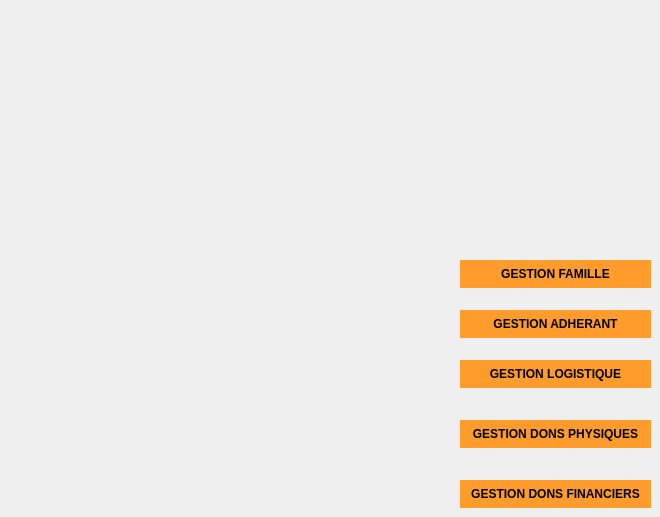
    <widget class="QWidget" name="acceuil">
     <property name="styleSheet">
      <string notr="true"/>
     </property>
     <widget class="QPushButton" name="adherant">
      <property name="geometry">
       <rect>
        <x>460</x>
        <y>310</y>
        <width>191</width>
        <height>28</height>
       </rect>
      </property>
      <property name="styleSheet">
       <string notr="true">background-color: #ff9c2b;
	color: #000000;
	font-weight: bold;
	border-style: solid;
	border-color: #000000;
	padding: 6px;</string>
      </property>
      <property name="text">
       <string>GESTION ADHERANT</string>
      </property>
     </widget>
     <widget class="QPushButton" name="logistique">
      <property name="geometry">
       <rect>
        <x>460</x>
        <y>360</y>
        <width>191</width>
        <height>28</height>
       </rect>
      </property>
      <property name="styleSheet">
       <string notr="true">background-color: #ff9c2b;
	color: #000000;
	font-weight: bold;
	border-style: solid;
	border-color: #000000;
	padding: 6px;</string>
      </property>
      <property name="text">
       <string>GESTION LOGISTIQUE</string>
      </property>
     </widget>
     <widget class="QPushButton" name="famille">
      <property name="geometry">
       <rect>
        <x>460</x>
        <y>260</y>
        <width>191</width>
        <height>28</height>
       </rect>
      </property>
      <property name="styleSheet">
       <string notr="true">background-color: #ff9c2b;
	color: #000000;
	font-weight: bold;
	border-style: solid;
	border-color: #000000;
	padding: 6px;</string>
      </property>
      <property name="text">
       <string>GESTION FAMILLE</string>
      </property>
     </widget>
     <widget class="QPushButton" name="finance">
      <property name="geometry">
       <rect>
        <x>460</x>
        <y>480</y>
        <width>191</width>
        <height>28</height>
       </rect>
      </property>
      <property name="styleSheet">
       <string notr="true">background-color: #ff9c2b;
	color: #000000;
	font-weight: bold;
	border-style: solid;
	border-color: #000000;
	padding: 6px;</string>
      </property>
      <property name="text">
       <string>GESTION DONS FINANCIERS</string>
      </property>
     </widget>
     <widget class="QPushButton" name="physiques">
      <property name="geometry">
       <rect>
        <x>460</x>
        <y>420</y>
        <width>191</width>
        <height>28</height>
       </rect>
      </property>
      <property name="styleSheet">
       <string notr="true">background-color: #ff9c2b;
	color: #000000;
	font-weight: bold;
	border-style: solid;
	border-color: #000000;
	padding: 6px;</string>
      </property>
      <property name="text">
       <string>GESTION DONS PHYSIQUES</string>
      </property>
     </widget>
    </widget>
